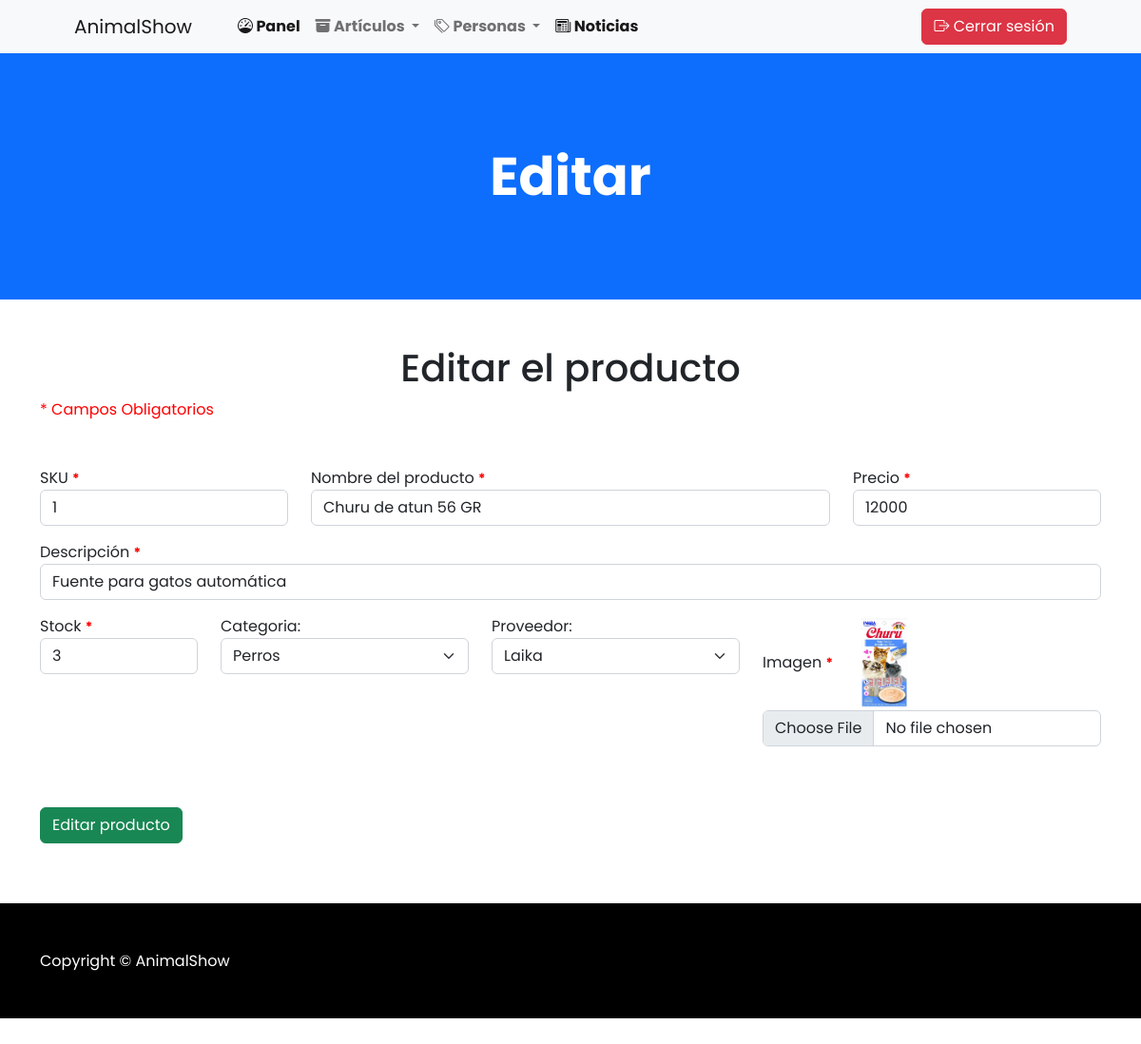
Page /editarProducto/1 on the earlier database version.
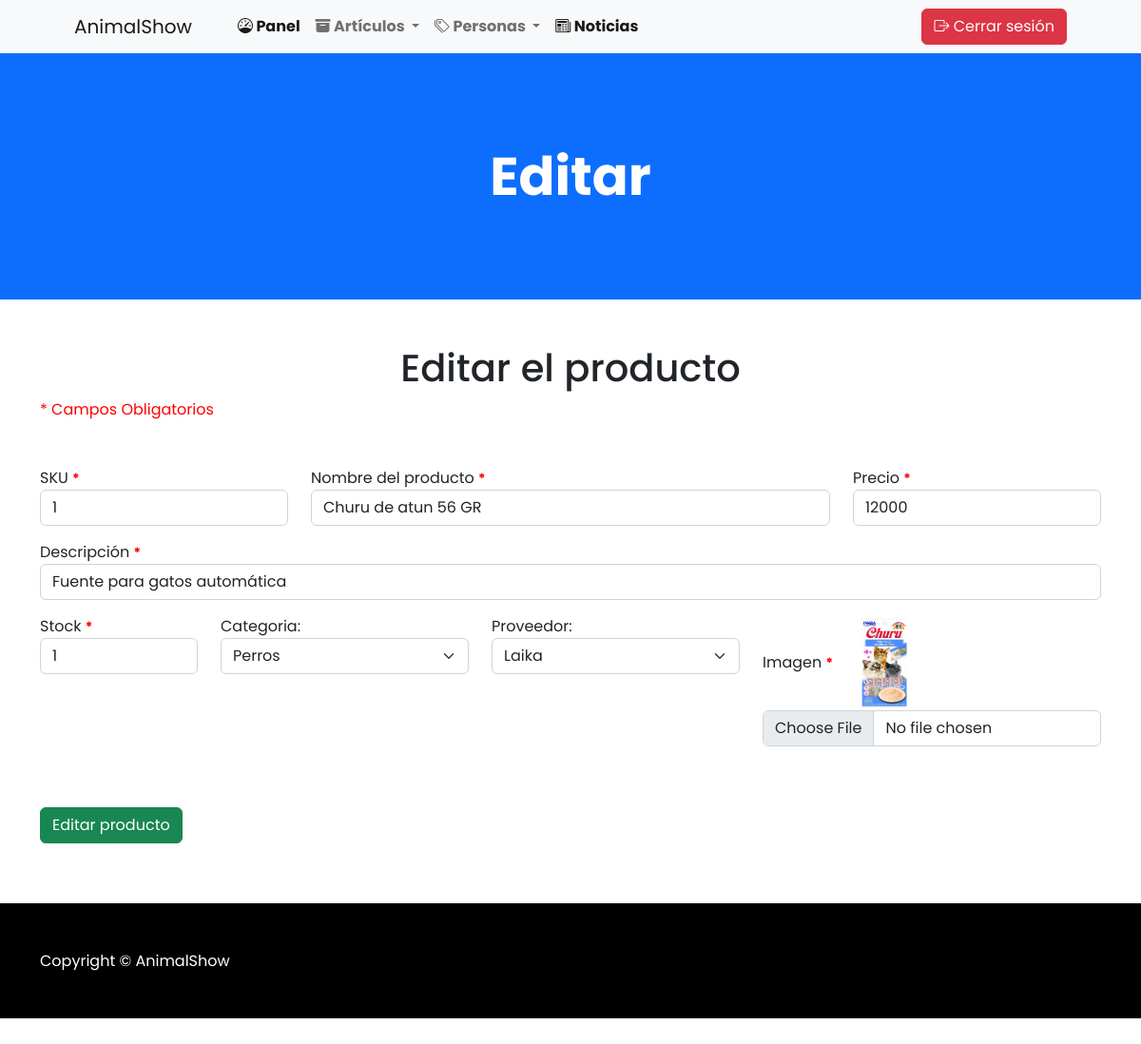
Same page on the later database version.
### apps/Shopanimal/models.py (models this page shows, shortened)
class Producto(models.Model):
    sku = models.IntegerField(primary_key=True)
    nombre = models.CharField(max_length=50)
    precio = models.IntegerField()
    descripcion = models.CharField(max_length=200)
    stock = models.IntegerField()
    id_categoria = models.ForeignKey(Categoria, on_delete=models.CASCADE)
    id_proveedor = models.ForeignKey(Proveedor, on_delete=models.CASCADE)
    imagen = models.ImageField(upload_to='imagenesProducto')

class Categoria(models.Model):
    id_categoria = models.IntegerField(primary_key=True)
    nombre_categoria = models.CharField(max_length=100)
    descripcion = models.CharField(max_length=100)

class Proveedor(models.Model):
    id_proveedor = models.IntegerField(primary_key=True)
    nombre_proveedor = models.CharField(max_length=100)
    email = models.CharField(max_length=100)
    telefono = models.CharField(max_length=50)
    ciudad = models.CharField(max_length=100)

### apps/Shopanimal/views.py (the view)
# urls.py: path('editarProducto/<sku>', views.cargarEditarProducto),
def cargarEditarProducto(request, sku):
    productos = Producto.objects.get(sku=sku)
    categorias = Categoria.objects.all()
    proveedores = Proveedor.objects.all()
    return render(request, "editarProd.html", {"prod": productos, "cate": categorias, "prove": proveedores})

### apps/Shopanimal/templates/editarProd.html (shortened to what this page needs)
{% extends './baseAdmin.html' %}
{% load static %}
{% block head %}
<link rel="stylesheet" href="{% static 'css/style.css' %}" />
{% endblock %}
{% block body %}
   <header class="bg-primary py-5">
    <div class="container px-4 px-lg-5 my-5">
        <div class="text-center text-white">
            <h1 class="display-4 fw-bolder">Editar</h1>
        </div>
    </div>
</header>
<div class="container mt-5">
    <h1>Editar el producto</h1>
    <span class="rd-point">* Campos Obligatorios</span>
</div>
<form action="/editarProductoForm" method="POST" enctype="multipart/form-data"> {% csrf_token %}
    <div class="container mt-5 mb-5">
        <div class="row">
            <div class="col-md-3">
                <div class="form-group mb-3">
                    <label for="txtSku">SKU <small>*</small></label>
                    <input readonly value="{{prod.sku}}" name="txtSku" id="txtSku" type="number" class="form-control"
                        placeholder="SKU del producto">
                </div>
            </div>
            <div class="col-md-6">
                <div class="form-group mb-3">
                    <label for="txtProducto">Nombre del producto <small>*</small></label>
                    <input value="{{prod.nombre}}" name="txtProducto" id="txtProducto" type="text" class="form-control"
                        placeholder="Ingrese el nombre del producto">
                </div>
            </div>
            <div class="col-md-3">
                <div class="form-group mb-3">
                    <label for="txtPrecio">Precio <small>*</small></label>
                    <input value="{{prod.precio}}" name="txtPrecio" id="txtPrecio" type="number" class="form-control"
                        placeholder="Ingrese el precio">
                </div>
            </div>
            <div class="col-md-12">
                <div class="form-group mb-3">
                    <label for="txtDesc">Descripción <small>*</small></label>
                    <input value="{{prod.descripcion}}" name="txtDesc" id="txtDesc" type="text" class="form-control"
                        placeholder="Ingrese una descripción para el producto">
                </div>
            </div>
            <div class="col-md-2">
                <div class="form-group mb-3">
                    <label for="txtStock">Stock <small>*</small></label>
                    <input value="{{prod.stock}}" name="txtStock" id="txtStock" type="number" class="form-control"
                        placeholder="Registrar el stock">
                </div>
            </div>
            <div class="col-md-3">
                <div class="form-group mb-3">
                    <label for="cmbCat">Categoria:</label>
                    <select name="cmbCat" id="cmbCat" class="form-select">
                        {% for c in cate %}
                        <option value="{{c.id_categoria}}" {% if c.id_categoria == prod.id_categoria.id_categoria %} selected {% endif %}>{{c.nombre_categoria}}</option>
                        {% endfor %}
                    </select>
                </div>
            </div>
            <div class="col-md-3">
                <div class="form-group mb-3">
                    <label for="cmbPro">Proveedor:</label>
                    <select name="cmbPro" id="cmbPro" class="form-select">
                        {% for p in prove %}
                        <option value="{{p.id_proveedor}}" {% if p.id_proveedor == prod.id_proveedor.id_proveedor %} selected {% endif %}>{{p.nombre_proveedor}}</option>
                        {% endfor %}
                    </select>
                </div>
            </div>
            <div class="col-md-4">
                <div class="form-group mb-3">
                    <label for="txtImagen">Imagen <small>*</small></label>
                    <img src="{{prod.imagen.url}}" height="100" alt="">
                    <input name="txtImagen" id="txtImagen" type="file" class="form-control">
                </div>
            </div>
            <div class="form-group mt-5">
                <button type="submit" class="btn btn-success">Editar producto</button>
            </div>
        </div>
    </div>
</form>
{% endblock %}

### apps/Shopanimal/templates/baseAdmin.html (shortened to what this page needs)
{% load static %}
<!DOCTYPE html>
<html lang="es">
  <head>
    <link
      href="https://cdn.jsdelivr.net/npm/bootstrap@5.3.0/dist/css/bootstrap.min.css"
      rel="stylesheet"
    />
    <link
      rel="stylesheet"
      href="https://cdn.jsdelivr.net/npm/bootstrap-icons@1.10.5/font/bootstrap-icons.css"
    />
    {% block head %} {% endblock %}
  </head>
  <body>
    <nav class="navbar navbar-expand-lg navbar-light bg-light">
        <div class="container px-4 px-lg-5">
            <a class="navbar-brand">AnimalShow</a>
            <div class="collapse navbar-collapse" id="navbarSupportedContent">
                <ul class="navbar-nav me-auto mb-2 mb-lg-0 ms-lg-4">
                    <li class="nav-item"><a class="nav-link active" aria-current="page" href="/panel">
                            <i class="bi bi-speedometer"></i> Panel</a>
                    </li>
                    <li class="nav-item dropdown">
                      <a class="nav-link dropdown-toggle" href="#" id="navbarDropdown" role="button"
                      data-bs-toggle="dropdown" aria-expanded="false">
                      <i class="bi bi-archive-fill"></i> Artículos
                    </a>
                      </li>
                    </ul>
                    <li class="nav-item dropdown">
                      <a class="nav-link dropdown-toggle" href="#" id="navbarDropdown" role="button"
                      data-bs-toggle="dropdown" aria-expanded="false">
                      <i class="bi bi-tags"></i> Personas
                    </a>
                      </li>
                    <li class="nav-item"><a class="nav-link active" aria-current="page" href="/noticias">
                        <i class="bi bi-newspaper"></i> Noticias</a>
                    </li>
                <div class="d-flex">
                    <a class="btn btn-danger" href="index.html">
                        <i class="bi bi-box-arrow-right"></i>
                        Cerrar sesión
                    </a>
                </div>
            </div>
        </div>
    </nav>
    {% block body %} {% endblock %}
     <footer class="py-5 bg-black">
        <div class="container">
            <p class="m-0 text-center text-white">Copyright &copy; AnimalShow</p>
        </div>
    </footer>
  </body>
</html>

Differences in the rows shown:
changed Producto "Churu de atun 56 GR": txtStock "3" → "1"
